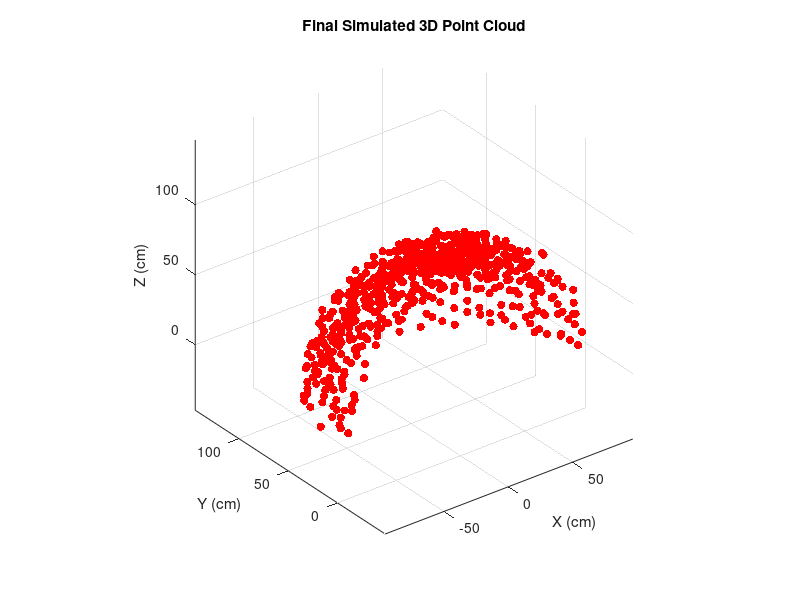

MATLAB code to generate this figure:
%% point cloud
% MATLAB script to simulate the creation of a point cloud

% Parameters for the simulation
panMin = 0;       % Minimum pan angle (degrees)
panMax = 180;     % Maximum pan angle (degrees)
tiltMin = 0;      % Minimum tilt angle (degrees)
tiltMax = 90;     % Maximum tilt angle (degrees)
panStep = 5;      % Step size for pan angle (degrees)
tiltStep = 5;     % Step size for tilt angle (degrees)
maxDistance = 100;  % Maximum distance (cm)

% Create arrays to store the point cloud data
x = [];
y = [];
z = [];

% Simulate the creation of the point cloud
figure;
hold on;
grid on;
xlabel('X (cm)');
ylabel('Y (cm)');
zlabel('Z (cm)');
title('Simulated 3D Point Cloud');
axis equal;
view(3);

% Loop through tilt angles (elevation)
for tiltAngle = tiltMin:tiltStep:tiltMax
    % Loop through pan angles (azimuth)
    for panAngle = panMin:panStep:panMax
        % Simulate the distance for this pan and tilt angle
        % For simulation purposes, we'll generate random distances
        % In reality, this would come from the ultrasonic sensor
        distance = maxDistance * (0.8 + 0.2 * rand(1));  % Random distance (80% to 100% of max distance)
        
        % Convert angles from degrees to radians
        panRad = deg2rad(panAngle);
        tiltRad = deg2rad(tiltAngle);
        
        % Convert spherical coordinates to Cartesian coordinates
        x_new = distance * cos(tiltRad) * cos(panRad);  % X-coordinate
        y_new = distance * cos(tiltRad) * sin(panRad);  % Y-coordinate
        z_new = distance * sin(tiltRad);                % Z-coordinate
        
        % Append the new point to the point cloud data
        x = [x, x_new];
        y = [y, y_new];
        z = [z, z_new];
        
        % Plot the current point in the 3D space
        scatter3(x_new, y_new, z_new, 'filled', 'MarkerFaceColor', 'r');
        
        % Update the plot
        drawnow;
    end
end

% Final plot of the entire point cloud
scatter3(x, y, z, 'filled', 'MarkerFaceColor', 'r');
xlabel('X (cm)');
ylabel('Y (cm)');
zlabel('Z (cm)');
title('Final Simulated 3D Point Cloud');
axis equal;
grid on;
view(3);
